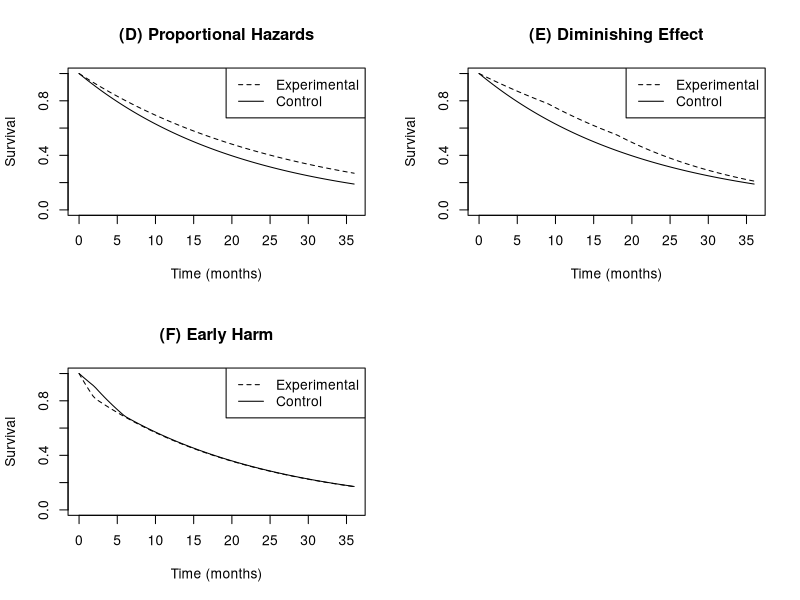
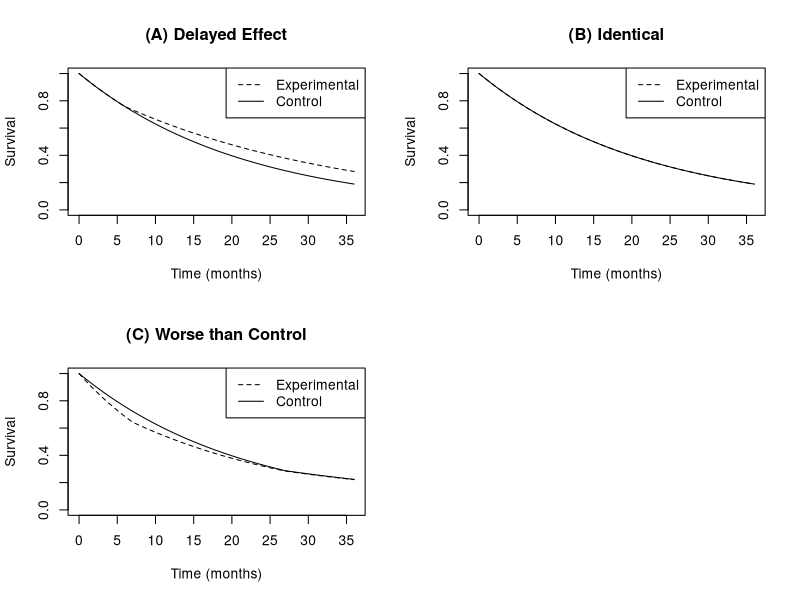

Write the R code that produced these figures, in order.
draw_s <- function(delay1=7,
                   delay2 = 27,
                   m1 = 11,m2 = 17,m3 = 25,
                   m1c=15,m2c=15,m3c=25,
                   main = ""){
  
  x = seq(0,36, length.out = 100)
  
  s1 = exp(-log(2) / m1 * x)
  s2 = exp(-log(2) / m1 * delay1) * exp(-log(2) / m2 * (x - delay1))
  s3 = exp(-log(2) / m1 * delay1) * exp(-log(2) / m2 * (delay2 - delay1)) * exp(-log(2) / m3 * (x - delay2))
  s_x_e = (x < delay1)*s1 + (x >= delay1 & x < delay2) * s2 + (x >= delay2) * s3
  
  
  s1c = exp(-log(2) / m1c * x)
  s2c = exp(-log(2) / m1c * delay1) * exp(-log(2) / m2c * (x - delay1))
  s3c = exp(-log(2) / m1c * delay1) * exp(-log(2) / m2c * (delay2 - delay1)) * exp(-log(2) / m3c * (x - delay2))
  s_x_c = (x < delay1)*s1c + (x >= delay1 & x < delay2) * s2c + (x >= delay2) * s3c
  
  plot(x, s_x_c, ylim = c(0,1), type = "l", xlab = "Time (months)", ylab = "Survival", main = main)
  points(x, s_x_e, lty = 2, type = "l")
  legend("topright", c("Experimental", "Control"), lty = 2:1)
}

par(mfrow = c(2,2))
draw_s(delay1=9, delay2 = 18, m1=19, m2=19, m3=19, m1c=15, m2c=15, m3c=15, main = "(D) Proportional Hazards")
draw_s(delay1=9, delay2 = 18, m1=25, m2=18, m3=13, m1c=15, m2c=15, m3c=15, "(E) Diminishing Effect")
draw_s(delay1=2, delay2 = 6,  m1=7,  m2=15, m3=15, m1c=14, m2c=10, m3c=15, "(F) Early Harm")


par(mfrow = c(2,2))
draw_s(delay1=6, delay2 = 27, m1=15, m2=21, m3=21, m1c=15, m2c=15, m3c=15, main = "(A) Delayed Effect")
draw_s(delay1=7, delay2 = 27, m1=15, m2=15, m3=15, m1c=15, m2c=15, m3c=15, main = "(B) Identical")
draw_s(delay1=7, delay2 = 27, m1=11, m2=17, m3=25, m1c=15, m2c=15, m3c=25, main = "(C) Worse than Control")

